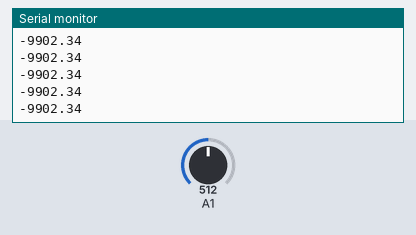
Simulated run of this sketch. Board: Arduino Uno, built with avr-gcc and run on an emulated ATmega328P. Parts: the last lines printed to the serial monitor. The inputs (shaded band) are chosen by the test bench; at power-on: A1 = 512.

Above: at 1.2 s.
1.3 s: A1 set to 0
At 2.1 s:
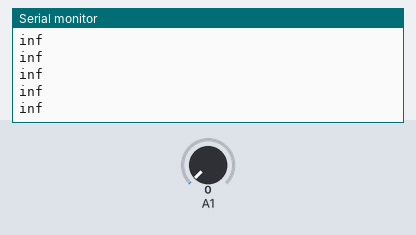
3.2 s: A1 set to 122
At 4.3 s:
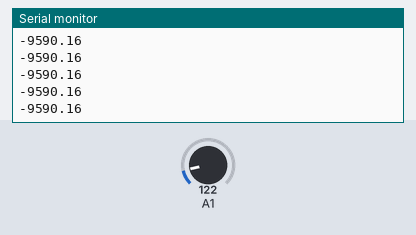
Timing chart, 0 to 6.2 s (numbered marks = the images above; inputs shaded):
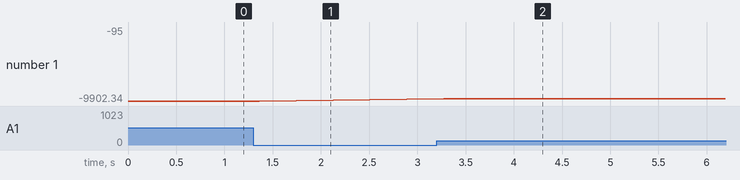

The sketch:

sing_for_Real_Time_Data_Logging_Using_Arduino_Serial_Monitor.ino
```cpp
float R_series = 10e3;  // Known value of resistor in series with 2-terminal sensor.

float V_1;

float I;
float V_sens;
float R_sens;

void setup()
{
    Serial.begin(9600);   // Open communication with a computer via USB or with another device via UART.
}
void loop()
{
    V_1 = analogRead(1);  // Measured voltage across series resistor.

    I = V_1 / R_series;   // Calculated current through both series resistor and 2-terminal sensor.
    V_sens = 5 - V_1;     // Calculated voltage across 2-terminal sensor.
    R_sens = V_sens / I;  // Calculated resistance of 2-terminal sensor.

    Serial.println(R_sens);
}
```

Measured:
- after the input at 1.3 s, the serial monitor: prints a new line after 0.07 s (image 1)
- after the input at 3.2 s, the serial monitor: prints a new line after 0.07 s (image 2)
- plotted number 1: -9902.34 → -95 after the input at 3.2 s
